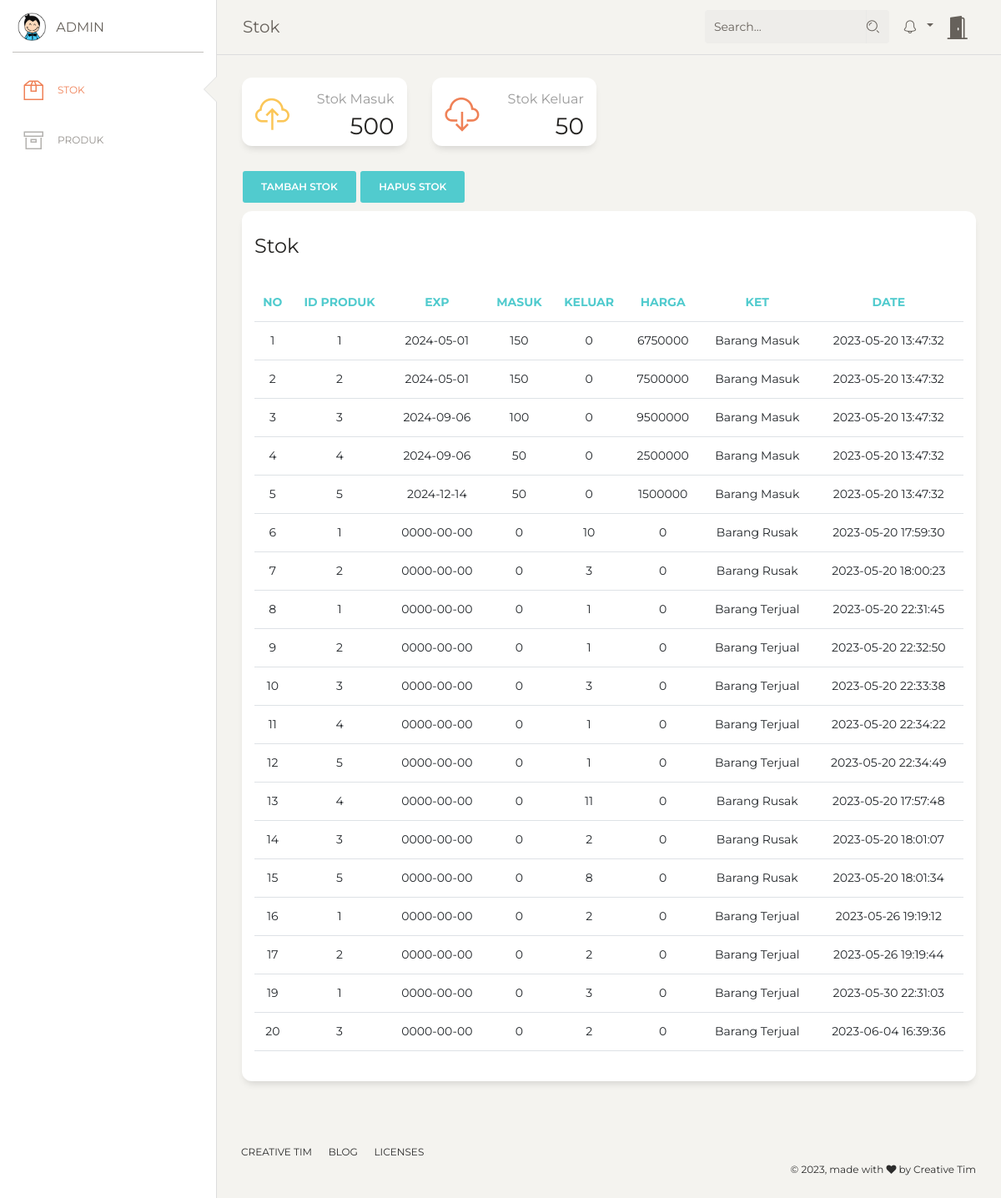
/gudang/index.php, run on the app's committed database.
### tables this page shows
CREATE TABLE `stok_brg` (
  `stok_id` int(11) NOT NULL,
  `admin_id` int(11) NOT NULL,
  `produk_id` int(11) NOT NULL,
  `jmlh_pemasukan` int(11) NOT NULL,
  `jmlh_pengeluaran` int(11) NOT NULL,
  `keterangan` varchar(50) NOT NULL,
  `exp_date` date NOT NULL,
  `harga_beli` double NOT NULL,
  `date_update` datetime NOT NULL
);

### gudang/index.php (the view, shortened to what this page needs)
<?php
  include  '../koneksi.php';
?>
<!DOCTYPE html>
<html lang="en">
<head>
  <link rel="stylesheet" href="https://cdn.jsdelivr.net/npm/bootstrap-icons@1.10.2/font/bootstrap-icons.css">
  <link href="https://maxcdn.bootstrapcdn.com/font-awesome/latest/css/font-awesome.min.css" rel="stylesheet">
  <link href="https://cdn.jsdelivr.net/npm/bootstrap@5.2.3/dist/css/bootstrap.min.css" rel="stylesheet">
  <link href="../assets/css/bootstrap.min.css" rel="stylesheet" />
  <link href="../assets/css/paper-dashboard.css?v=2.0.1" rel="stylesheet" />
  <link href="../assets/demo/demo.css" rel="stylesheet" />
</head>
<body class="">
  <div class="wrapper ">
    <div class="sidebar" data-color="white" data-active-color="danger">
      <div class="logo">
        <a href="" class="simple-text logo-mini">
          <div class="logo-image-small">
            <img src="../assets/img/logo-small.png">
          </div>
        </a>
        <a href="" class="simple-text logo-normal">
          ADMIN
        </a>
      </div>
      <div class="sidebar-wrapper">
        <ul class="nav">
          <li class="active ">
            <a href="./index.php">
              <i class="nc-icon nc-box-2"></i>
              <p>Stok</p>
            </a>
          </li>
          <li>
            <a href="./product.php">
              <i class="nc-icon nc-box"></i>
              <p>Produk</p>
            </a>
          </li>
        </ul>
      </div>
    </div>
    <div class="main-panel">
      <nav class="navbar navbar-expand-lg navbar-absolute fixed-top navbar-transparent">
          <div class="container-fluid">
            <div class="navbar-wrapper">
              <a class="navbar-brand" href="javascript:;">Stok</a>
            </div>
            <div
              class="collapse navbar-collapse justify-content-end"
              id="navigation"
            >
              <form>
                <div class="input-group no-border">
                  <input
                    type="text"
                    value=""
                    class="form-control"
                    placeholder="Search..."
                  />
                  <div class="input-group-append">
                    <div class="input-group-text">
                      <i class="nc-icon nc-zoom-split"></i>
                    </div>
                  </div>
                </div>
              </form>
              <ul class="navbar-nav">
                <li class="nav-item btn-rotate dropdown">
                  <a
                    class="nav-link dropdown-toggle"
                    href="http://example.com"
                    id="navbarDropdownMenuLink"
                    data-toggle="dropdown"
                    aria-haspopup="true"
                    aria-expanded="false"
                  >
                    <i class="nc-icon nc-bell-55"></i>
                  </a>
                </li>
                <li class="nav-item-door">
                    <a href="../login/logout.php">
                      <i class="bi bi-door-open-fill"></i>
                    </a>
                </li>
              </ul>
            </div>
          </div>
        </nav>
      <div class="content">
        <div class="row">
        <div class="col-lg-3 col-md-6 col-sm-6">
            <div class="card card-stats">
              <div class="card-body ">
                <div class="row">
                  <div class="col-5 col-md-4">
                    <div class="icon-big text-center icon-warning">
                      <i class="nc-icon nc-cloud-upload-94 text-warning"></i>
                    </div>
                  </div>
                  <div class="col-7 col-md-8">
                    <div class="numbers">
                      <p class="card-category">Stok Masuk</p>
                      <?php
                        $result = $dbh->query("SELECT SUM(`jmlh_pemasukan`) AS totalMasuk FROM `stok_brg` ");
                        $row = $result->fetch();
                        $totalMasuk = $row['totalMasuk'];
                        ?>
                      <p class="card-title"><?php echo $totalMasuk?><p>
                    </div>
                  </div>
                </div>
              </div>
            </div>
          </div>
          <div class="col-lg-3 col-md-6 col-sm-6">
            <div class="card card-stats">
              <div class="card-body ">
                <div class="row">
                  <div class="col-5 col-md-4">
                    <div class="icon-big text-center icon-warning">
                      <i class="nc-icon nc-cloud-download-93 text-danger"></i>
                    </div>
                  </div>
                  <div class="col-7 col-md-8">
                    <div class="numbers">
                      <p class="card-category">Stok Keluar</p>
                      <?php
                        $result = $dbh->query("SELECT SUM(`jmlh_pengeluaran`) AS totalKeluar FROM `stok_brg` ");
                        $row = $result->fetch();
                        $totalKeluar = $row['totalKeluar'];
                        ?>
                      <p class="card-title"><?php echo $totalKeluar?><p>
                    </div>
                  </div>
                </div>
              </div>
            </div>
          </div>
        </div>
        <button type="button" class="btn btn-primary" data-bs-toggle="modal" data-bs-target="#tambahStok">
          Tambah Stok
        </button>
        <button type="button" class="btn btn-primary" data-bs-toggle="modal" data-bs-target="#hapusStok">
          Hapus Stok
        </button>
        <div class="row">
          <div class="col-md-12">
            <div class="card">
              <div class="card-header">
                <h4 class="card-title">Stok</h4>
              </div>
              <div class="card-body">
                <div class="table-responsive">
                  <table class="table">
                    <thead class=" text-primary">
                      <th class="text-center">No</th>
                      <th class="text-center">ID Produk</th>
                      <th class="text-center">EXP</th>
                      <th class="text-center">Masuk</th>
                      <th class="text-center">Keluar</th>
                      <th class="text-center">Harga</th>
                      <th class="text-center">Ket</th>
                      <th class="text-center">Date</th>
                    </thead>
                    <tbody>
                      <tr>
                        <?php
                        $view = $dbh->query("SELECT * FROM `stok_brg`;");
                        if($view->rowCount()>0){
                          while($data = $view->fetch()){
                        ?>
                        <tr>
                        <td class="text-center"><?php echo $data['stok_id'];?></td>
                        <td class="text-center"><?php echo $data['produk_id'];?></td>
                        <td class="text-center"><?php echo $data['exp_date'];?></td>
                        <td class="text-center"><?php echo $data['jmlh_pemasukan'];?></td>
                        <td class="text-center"><?php echo $data['jmlh_pengeluaran'];?></td>
                        <td class="text-center"><?php echo $data['harga_beli'];?></td>
                        <td class="text-center"><?php echo $data['keterangan'];?></td>
                        <td class="text-center"><?php echo $data['date_update'];?></td>
                        </tr>
                        <?php
                          }
                        }
                        ?>
                      </tr>
                    </tbody>
                  </table>
                </div>
              </div>
            </div>
          </div>
        </div>
      </div>
      <footer class="footer footer-black  footer-white ">
        <div class="container-fluid">
          <div class="row">
            <nav class="footer-nav">
              <ul>
                <li><a href="" target="_blank">Creative Tim</a></li>
                <li><a href="" target="_blank">Blog</a></li>
                <li><a href="" target="_blank">Licenses</a></li>
              </ul>
            </nav>
            <div class="credits ml-auto">
              <span class="copyright">
                © , made with <i class="fa fa-heart heart"></i> by Creative Tim
              </span>
            </div>
          </div>
        </div>
      </footer>
    </div>
  </div>
</body>
</html>

### data on the page
stok_brg: stok_id "1", produk "1", exp_date "2024-05-01", jmlh_pemasukan "150", jmlh_pengeluaran "0", harga_beli "6750000", keterangan "Barang Masuk", date_update "2023-05-20 13:47:32"
stok_brg: stok_id "2", produk "2", exp_date "2024-05-01", jmlh_pemasukan "150", jmlh_pengeluaran "0", harga_beli "7500000", keterangan "Barang Masuk", date_update "2023-05-20 13:47:32"
stok_brg: stok_id "3", produk "3", exp_date "2024-09-06", jmlh_pemasukan "100", jmlh_pengeluaran "0", harga_beli "9500000", keterangan "Barang Masuk", date_update "2023-05-20 13:47:32"
stok_brg: stok_id "4", produk "4", exp_date "2024-09-06", jmlh_pemasukan "50", jmlh_pengeluaran "0", harga_beli "2500000", keterangan "Barang Masuk", date_update "2023-05-20 13:47:32"
stok_brg: stok_id "5", produk "5", exp_date "2024-12-14", jmlh_pemasukan "50", jmlh_pengeluaran "0", harga_beli "1500000", keterangan "Barang Masuk", date_update "2023-05-20 13:47:32"
stok_brg: stok_id "6", produk "1", exp_date "0000-00-00", jmlh_pemasukan "0", jmlh_pengeluaran "10", harga_beli "0", keterangan "Barang Rusak", date_update "2023-05-20 17:59:30"
stok_brg: stok_id "7", produk "2", exp_date "0000-00-00", jmlh_pemasukan "0", jmlh_pengeluaran "3", harga_beli "0", keterangan "Barang Rusak", date_update "2023-05-20 18:00:23"
stok_brg: stok_id "8", produk "1", exp_date "0000-00-00", jmlh_pemasukan "0", jmlh_pengeluaran "1", harga_beli "0", keterangan "Barang Terjual", date_update "2023-05-20 22:31:45"
stok_brg: stok_id "9", produk "2", exp_date "0000-00-00", jmlh_pemasukan "0", jmlh_pengeluaran "1", harga_beli "0", keterangan "Barang Terjual", date_update "2023-05-20 22:32:50"
stok_brg: stok_id "10", produk "3", exp_date "0000-00-00", jmlh_pemasukan "0", jmlh_pengeluaran "3", harga_beli "0", keterangan "Barang Terjual", date_update "2023-05-20 22:33:38"
stok_brg: stok_id "11", produk "4", exp_date "0000-00-00", jmlh_pemasukan "0", jmlh_pengeluaran "1", harga_beli "0", keterangan "Barang Terjual", date_update "2023-05-20 22:34:22"
stok_brg: stok_id "12", produk "5", exp_date "0000-00-00", jmlh_pemasukan "0", jmlh_pengeluaran "1", harga_beli "0", keterangan "Barang Terjual", date_update "2023-05-20 22:34:49"
stok_brg: stok_id "13", produk "4", exp_date "0000-00-00", jmlh_pemasukan "0", jmlh_pengeluaran "11", harga_beli "0", keterangan "Barang Rusak", date_update "2023-05-20 17:57:48"
stok_brg: stok_id "14", produk "3", exp_date "0000-00-00", jmlh_pemasukan "0", jmlh_pengeluaran "2", harga_beli "0", keterangan "Barang Rusak", date_update "2023-05-20 18:01:07"
stok_brg: stok_id "15", produk "5", exp_date "0000-00-00", jmlh_pemasukan "0", jmlh_pengeluaran "8", harga_beli "0", keterangan "Barang Rusak", date_update "2023-05-20 18:01:34"
stok_brg: stok_id "16", produk "1", exp_date "0000-00-00", jmlh_pemasukan "0", jmlh_pengeluaran "2", harga_beli "0", keterangan "Barang Terjual", date_update "2023-05-26 19:19:12"
stok_brg: stok_id "17", produk "2", exp_date "0000-00-00", jmlh_pemasukan "0", jmlh_pengeluaran "2", harga_beli "0", keterangan "Barang Terjual", date_update "2023-05-26 19:19:44"
stok_brg: stok_id "19", produk "1", exp_date "0000-00-00", jmlh_pemasukan "0", jmlh_pengeluaran "3", harga_beli "0", keterangan "Barang Terjual", date_update "2023-05-30 22:31:03"
stok_brg: stok_id "20", produk "3", exp_date "0000-00-00", jmlh_pemasukan "0", jmlh_pengeluaran "2", harga_beli "0", keterangan "Barang Terjual", date_update "2023-06-04 16:39:36"

### other printed values
$totalMasuk "500"
$totalKeluar "50"
